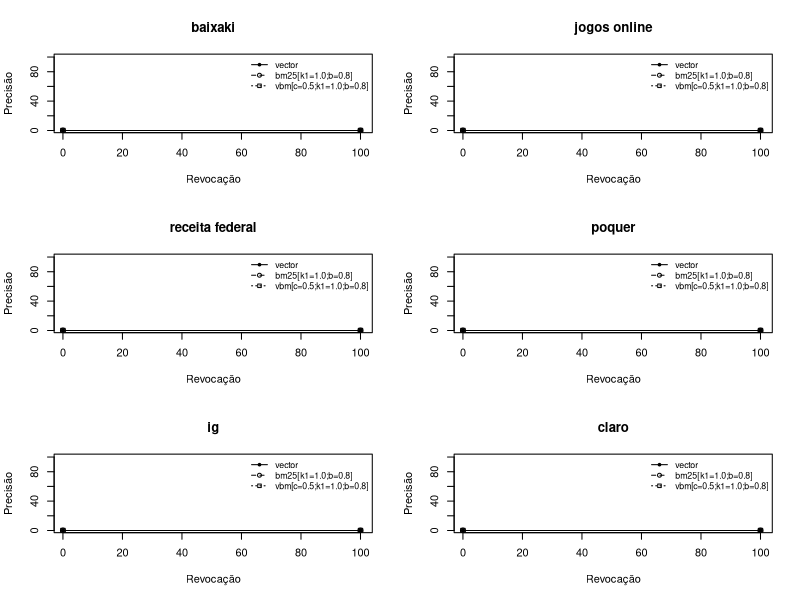
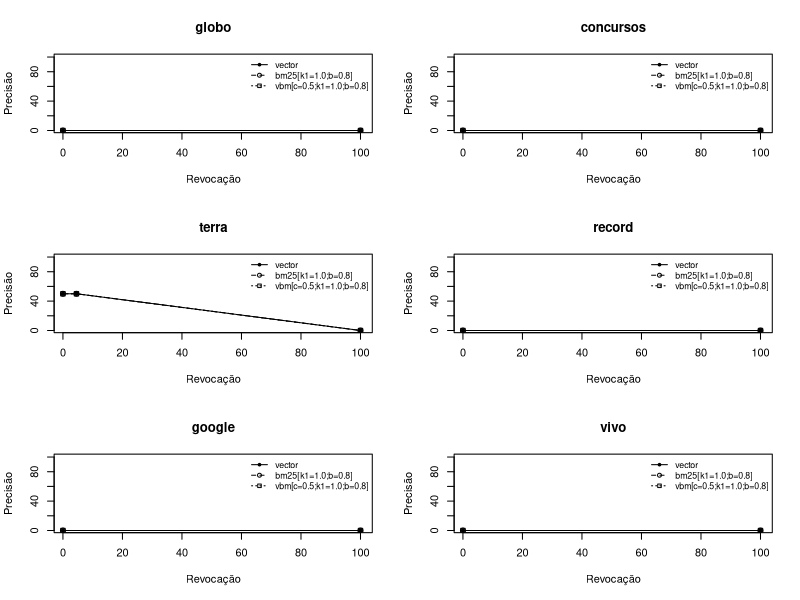
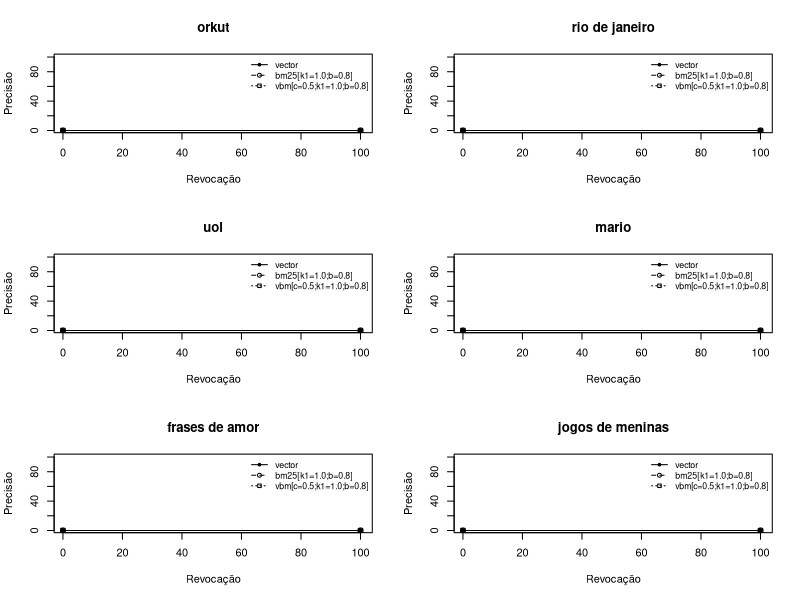
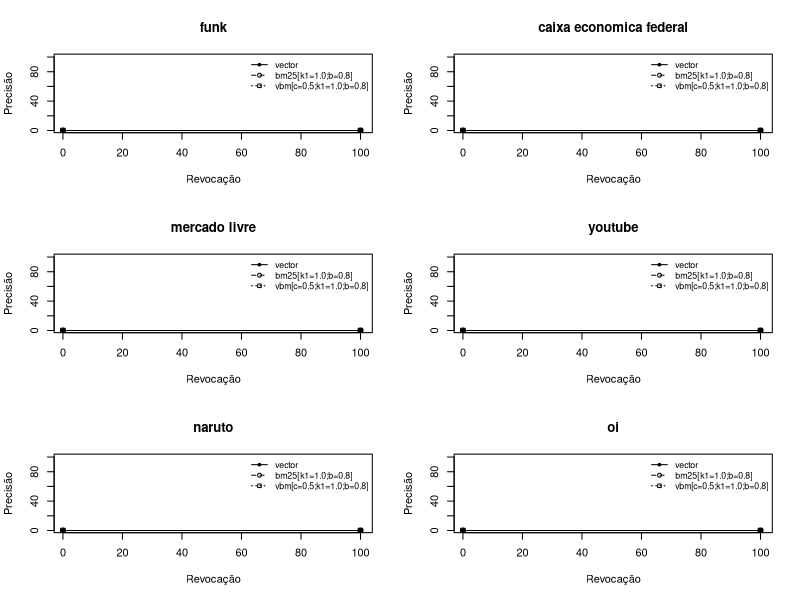
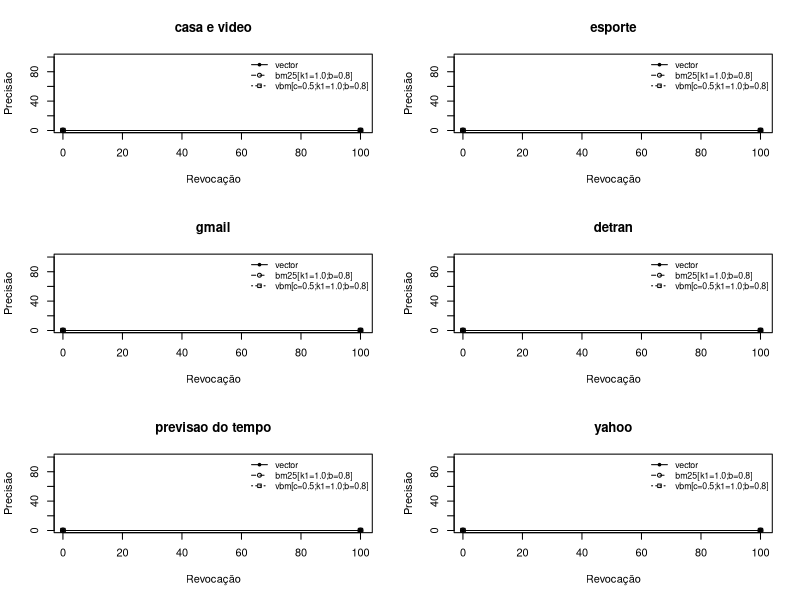
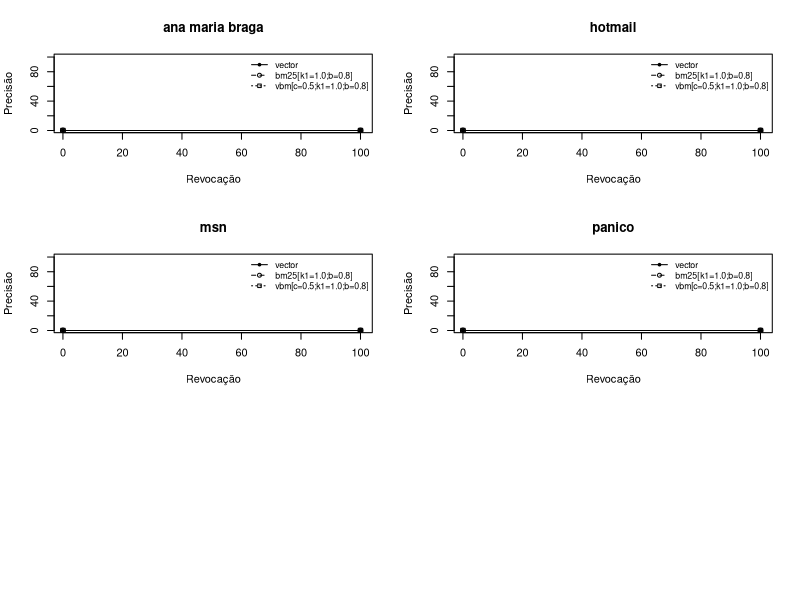

Reproduce these figures in R, in order.
#initialized
pdf(file="page1", height=12, width=8)
par(mfrow=c(3,2))

plot(c(1, 100), c(1, 100), type="n", xlab="Revocação", ylab="Precisão")
title("baixaki")

x <- c(0.0, 100.0)
y <- c(0.0, 0.0)
lines(x, y, type="o", lty=1, pch=20)

x <- c(0.0, 100.0)
y <- c(0.0, 0.0)
lines(x, y, type="o", lty=2, pch=21)

x <- c(0.0, 100.0)
y <- c(0.0, 0.0)
lines(x, y, type="o", lty=3, pch=22)

legend("topright", c("vector", "bm25[k1=1.0;b=0.8]", "vbm[c=0.5;k1=1.0;b=0.8]"), cex=0.8, lty=1:3, pch=20:23, lwd=1, bty="n")

plot(c(1, 100), c(1, 100), type="n", xlab="Revocação", ylab="Precisão")
title("jogos online")

x <- c(0.0, 100.0)
y <- c(0.0, 0.0)
lines(x, y, type="o", lty=1, pch=20)

x <- c(0.0, 100.0)
y <- c(0.0, 0.0)
lines(x, y, type="o", lty=2, pch=21)

x <- c(0.0, 100.0)
y <- c(0.0, 0.0)
lines(x, y, type="o", lty=3, pch=22)

legend("topright", c("vector", "bm25[k1=1.0;b=0.8]", "vbm[c=0.5;k1=1.0;b=0.8]"), cex=0.8, lty=1:3, pch=20:23, lwd=1, bty="n")

plot(c(1, 100), c(1, 100), type="n", xlab="Revocação", ylab="Precisão")
title("receita federal")

x <- c(0.0, 100.0)
y <- c(0.0, 0.0)
lines(x, y, type="o", lty=1, pch=20)

x <- c(0.0, 100.0)
y <- c(0.0, 0.0)
lines(x, y, type="o", lty=2, pch=21)

x <- c(0.0, 100.0)
y <- c(0.0, 0.0)
lines(x, y, type="o", lty=3, pch=22)

legend("topright", c("vector", "bm25[k1=1.0;b=0.8]", "vbm[c=0.5;k1=1.0;b=0.8]"), cex=0.8, lty=1:3, pch=20:23, lwd=1, bty="n")

plot(c(1, 100), c(1, 100), type="n", xlab="Revocação", ylab="Precisão")
title("poquer")

x <- c(0.0, 100.0)
y <- c(0.0, 0.0)
lines(x, y, type="o", lty=1, pch=20)

x <- c(0.0, 100.0)
y <- c(0.0, 0.0)
lines(x, y, type="o", lty=2, pch=21)

x <- c(0.0, 100.0)
y <- c(0.0, 0.0)
lines(x, y, type="o", lty=3, pch=22)

legend("topright", c("vector", "bm25[k1=1.0;b=0.8]", "vbm[c=0.5;k1=1.0;b=0.8]"), cex=0.8, lty=1:3, pch=20:23, lwd=1, bty="n")

plot(c(1, 100), c(1, 100), type="n", xlab="Revocação", ylab="Precisão")
title("ig")

x <- c(0.0, 100.0)
y <- c(0.0, 0.0)
lines(x, y, type="o", lty=1, pch=20)

x <- c(0.0, 100.0)
y <- c(0.0, 0.0)
lines(x, y, type="o", lty=2, pch=21)

x <- c(0.0, 100.0)
y <- c(0.0, 0.0)
lines(x, y, type="o", lty=3, pch=22)

legend("topright", c("vector", "bm25[k1=1.0;b=0.8]", "vbm[c=0.5;k1=1.0;b=0.8]"), cex=0.8, lty=1:3, pch=20:23, lwd=1, bty="n")

plot(c(1, 100), c(1, 100), type="n", xlab="Revocação", ylab="Precisão")
title("claro")

x <- c(0.0, 100.0)
y <- c(0.0, 0.0)
lines(x, y, type="o", lty=1, pch=20)

x <- c(0.0, 100.0)
y <- c(0.0, 0.0)
lines(x, y, type="o", lty=2, pch=21)

x <- c(0.0, 100.0)
y <- c(0.0, 0.0)
lines(x, y, type="o", lty=3, pch=22)

legend("topright", c("vector", "bm25[k1=1.0;b=0.8]", "vbm[c=0.5;k1=1.0;b=0.8]"), cex=0.8, lty=1:3, pch=20:23, lwd=1, bty="n")
dev.off()

pdf(file="page2", height=12, width=8)
par(mfrow=c(3,2))

plot(c(1, 100), c(1, 100), type="n", xlab="Revocação", ylab="Precisão")
title("globo")

x <- c(0.0, 100.0)
y <- c(0.0, 0.0)
lines(x, y, type="o", lty=1, pch=20)

x <- c(0.0, 100.0)
y <- c(0.0, 0.0)
lines(x, y, type="o", lty=2, pch=21)

x <- c(0.0, 100.0)
y <- c(0.0, 0.0)
lines(x, y, type="o", lty=3, pch=22)

legend("topright", c("vector", "bm25[k1=1.0;b=0.8]", "vbm[c=0.5;k1=1.0;b=0.8]"), cex=0.8, lty=1:3, pch=20:23, lwd=1, bty="n")

plot(c(1, 100), c(1, 100), type="n", xlab="Revocação", ylab="Precisão")
title("concursos")

x <- c(0.0, 100.0)
y <- c(0.0, 0.0)
lines(x, y, type="o", lty=1, pch=20)

x <- c(0.0, 100.0)
y <- c(0.0, 0.0)
lines(x, y, type="o", lty=2, pch=21)

x <- c(0.0, 100.0)
y <- c(0.0, 0.0)
lines(x, y, type="o", lty=3, pch=22)

legend("topright", c("vector", "bm25[k1=1.0;b=0.8]", "vbm[c=0.5;k1=1.0;b=0.8]"), cex=0.8, lty=1:3, pch=20:23, lwd=1, bty="n")

plot(c(1, 100), c(1, 100), type="n", xlab="Revocação", ylab="Precisão")
title("terra")

x <- c(0.0, 4.545454545454546, 100.0)
y <- c(50.0, 50.0, 0.0)
lines(x, y, type="o", lty=1, pch=20)

x <- c(0.0, 4.545454545454546, 100.0)
y <- c(50.0, 50.0, 0.0)
lines(x, y, type="o", lty=2, pch=21)

x <- c(0.0, 4.545454545454546, 100.0)
y <- c(50.0, 50.0, 0.0)
lines(x, y, type="o", lty=3, pch=22)

legend("topright", c("vector", "bm25[k1=1.0;b=0.8]", "vbm[c=0.5;k1=1.0;b=0.8]"), cex=0.8, lty=1:3, pch=20:23, lwd=1, bty="n")

plot(c(1, 100), c(1, 100), type="n", xlab="Revocação", ylab="Precisão")
title("record")

x <- c(0.0, 100.0)
y <- c(0.0, 0.0)
lines(x, y, type="o", lty=1, pch=20)

x <- c(0.0, 100.0)
y <- c(0.0, 0.0)
lines(x, y, type="o", lty=2, pch=21)

x <- c(0.0, 100.0)
y <- c(0.0, 0.0)
lines(x, y, type="o", lty=3, pch=22)

legend("topright", c("vector", "bm25[k1=1.0;b=0.8]", "vbm[c=0.5;k1=1.0;b=0.8]"), cex=0.8, lty=1:3, pch=20:23, lwd=1, bty="n")

plot(c(1, 100), c(1, 100), type="n", xlab="Revocação", ylab="Precisão")
title("google")

x <- c(0.0, 100.0)
y <- c(0.0, 0.0)
lines(x, y, type="o", lty=1, pch=20)

x <- c(0.0, 100.0)
y <- c(0.0, 0.0)
lines(x, y, type="o", lty=2, pch=21)

x <- c(0.0, 100.0)
y <- c(0.0, 0.0)
lines(x, y, type="o", lty=3, pch=22)

legend("topright", c("vector", "bm25[k1=1.0;b=0.8]", "vbm[c=0.5;k1=1.0;b=0.8]"), cex=0.8, lty=1:3, pch=20:23, lwd=1, bty="n")

plot(c(1, 100), c(1, 100), type="n", xlab="Revocação", ylab="Precisão")
title("vivo")

x <- c(0.0, 100.0)
y <- c(0.0, 0.0)
lines(x, y, type="o", lty=1, pch=20)

x <- c(0.0, 100.0)
y <- c(0.0, 0.0)
lines(x, y, type="o", lty=2, pch=21)

x <- c(0.0, 100.0)
y <- c(0.0, 0.0)
lines(x, y, type="o", lty=3, pch=22)

legend("topright", c("vector", "bm25[k1=1.0;b=0.8]", "vbm[c=0.5;k1=1.0;b=0.8]"), cex=0.8, lty=1:3, pch=20:23, lwd=1, bty="n")
dev.off()

pdf(file="page3", height=12, width=8)
par(mfrow=c(3,2))

plot(c(1, 100), c(1, 100), type="n", xlab="Revocação", ylab="Precisão")
title("orkut")

x <- c(0.0, 100.0)
y <- c(0.0, 0.0)
lines(x, y, type="o", lty=1, pch=20)

x <- c(0.0, 100.0)
y <- c(0.0, 0.0)
lines(x, y, type="o", lty=2, pch=21)

x <- c(0.0, 100.0)
y <- c(0.0, 0.0)
lines(x, y, type="o", lty=3, pch=22)

legend("topright", c("vector", "bm25[k1=1.0;b=0.8]", "vbm[c=0.5;k1=1.0;b=0.8]"), cex=0.8, lty=1:3, pch=20:23, lwd=1, bty="n")

plot(c(1, 100), c(1, 100), type="n", xlab="Revocação", ylab="Precisão")
title("rio de janeiro")

x <- c(0.0, 100.0)
y <- c(0.0, 0.0)
lines(x, y, type="o", lty=1, pch=20)

x <- c(0.0, 100.0)
y <- c(0.0, 0.0)
lines(x, y, type="o", lty=2, pch=21)

x <- c(0.0, 100.0)
y <- c(0.0, 0.0)
lines(x, y, type="o", lty=3, pch=22)

legend("topright", c("vector", "bm25[k1=1.0;b=0.8]", "vbm[c=0.5;k1=1.0;b=0.8]"), cex=0.8, lty=1:3, pch=20:23, lwd=1, bty="n")

plot(c(1, 100), c(1, 100), type="n", xlab="Revocação", ylab="Precisão")
title("uol")

x <- c(0.0, 100.0)
y <- c(0.0, 0.0)
lines(x, y, type="o", lty=1, pch=20)

x <- c(0.0, 100.0)
y <- c(0.0, 0.0)
lines(x, y, type="o", lty=2, pch=21)

x <- c(0.0, 100.0)
y <- c(0.0, 0.0)
lines(x, y, type="o", lty=3, pch=22)

legend("topright", c("vector", "bm25[k1=1.0;b=0.8]", "vbm[c=0.5;k1=1.0;b=0.8]"), cex=0.8, lty=1:3, pch=20:23, lwd=1, bty="n")

plot(c(1, 100), c(1, 100), type="n", xlab="Revocação", ylab="Precisão")
title("mario")

x <- c(0.0, 100.0)
y <- c(0.0, 0.0)
lines(x, y, type="o", lty=1, pch=20)

x <- c(0.0, 100.0)
y <- c(0.0, 0.0)
lines(x, y, type="o", lty=2, pch=21)

x <- c(0.0, 100.0)
y <- c(0.0, 0.0)
lines(x, y, type="o", lty=3, pch=22)

legend("topright", c("vector", "bm25[k1=1.0;b=0.8]", "vbm[c=0.5;k1=1.0;b=0.8]"), cex=0.8, lty=1:3, pch=20:23, lwd=1, bty="n")

plot(c(1, 100), c(1, 100), type="n", xlab="Revocação", ylab="Precisão")
title("frases de amor")

x <- c(0.0, 100.0)
y <- c(0.0, 0.0)
lines(x, y, type="o", lty=1, pch=20)

x <- c(0.0, 100.0)
y <- c(0.0, 0.0)
lines(x, y, type="o", lty=2, pch=21)

x <- c(0.0, 100.0)
y <- c(0.0, 0.0)
lines(x, y, type="o", lty=3, pch=22)

legend("topright", c("vector", "bm25[k1=1.0;b=0.8]", "vbm[c=0.5;k1=1.0;b=0.8]"), cex=0.8, lty=1:3, pch=20:23, lwd=1, bty="n")

plot(c(1, 100), c(1, 100), type="n", xlab="Revocação", ylab="Precisão")
title("jogos de meninas")

x <- c(0.0, 100.0)
y <- c(0.0, 0.0)
lines(x, y, type="o", lty=1, pch=20)

x <- c(0.0, 100.0)
y <- c(0.0, 0.0)
lines(x, y, type="o", lty=2, pch=21)

x <- c(0.0, 100.0)
y <- c(0.0, 0.0)
lines(x, y, type="o", lty=3, pch=22)

legend("topright", c("vector", "bm25[k1=1.0;b=0.8]", "vbm[c=0.5;k1=1.0;b=0.8]"), cex=0.8, lty=1:3, pch=20:23, lwd=1, bty="n")
dev.off()

pdf(file="page4", height=12, width=8)
par(mfrow=c(3,2))

plot(c(1, 100), c(1, 100), type="n", xlab="Revocação", ylab="Precisão")
title("funk")

x <- c(0.0, 100.0)
y <- c(0.0, 0.0)
lines(x, y, type="o", lty=1, pch=20)

x <- c(0.0, 100.0)
y <- c(0.0, 0.0)
lines(x, y, type="o", lty=2, pch=21)

x <- c(0.0, 100.0)
y <- c(0.0, 0.0)
lines(x, y, type="o", lty=3, pch=22)

legend("topright", c("vector", "bm25[k1=1.0;b=0.8]", "vbm[c=0.5;k1=1.0;b=0.8]"), cex=0.8, lty=1:3, pch=20:23, lwd=1, bty="n")

plot(c(1, 100), c(1, 100), type="n", xlab="Revocação", ylab="Precisão")
title("caixa economica federal")

x <- c(0.0, 100.0)
y <- c(0.0, 0.0)
lines(x, y, type="o", lty=1, pch=20)

x <- c(0.0, 100.0)
y <- c(0.0, 0.0)
lines(x, y, type="o", lty=2, pch=21)

x <- c(0.0, 100.0)
y <- c(0.0, 0.0)
lines(x, y, type="o", lty=3, pch=22)

legend("topright", c("vector", "bm25[k1=1.0;b=0.8]", "vbm[c=0.5;k1=1.0;b=0.8]"), cex=0.8, lty=1:3, pch=20:23, lwd=1, bty="n")

plot(c(1, 100), c(1, 100), type="n", xlab="Revocação", ylab="Precisão")
title("mercado livre")

x <- c(0.0, 100.0)
y <- c(0.0, 0.0)
lines(x, y, type="o", lty=1, pch=20)

x <- c(0.0, 100.0)
y <- c(0.0, 0.0)
lines(x, y, type="o", lty=2, pch=21)

x <- c(0.0, 100.0)
y <- c(0.0, 0.0)
lines(x, y, type="o", lty=3, pch=22)

legend("topright", c("vector", "bm25[k1=1.0;b=0.8]", "vbm[c=0.5;k1=1.0;b=0.8]"), cex=0.8, lty=1:3, pch=20:23, lwd=1, bty="n")

plot(c(1, 100), c(1, 100), type="n", xlab="Revocação", ylab="Precisão")
title("youtube")

x <- c(0.0, 100.0)
y <- c(0.0, 0.0)
lines(x, y, type="o", lty=1, pch=20)

x <- c(0.0, 100.0)
y <- c(0.0, 0.0)
lines(x, y, type="o", lty=2, pch=21)

x <- c(0.0, 100.0)
y <- c(0.0, 0.0)
lines(x, y, type="o", lty=3, pch=22)

legend("topright", c("vector", "bm25[k1=1.0;b=0.8]", "vbm[c=0.5;k1=1.0;b=0.8]"), cex=0.8, lty=1:3, pch=20:23, lwd=1, bty="n")

plot(c(1, 100), c(1, 100), type="n", xlab="Revocação", ylab="Precisão")
title("naruto")

x <- c(0.0, 100.0)
y <- c(0.0, 0.0)
lines(x, y, type="o", lty=1, pch=20)

x <- c(0.0, 100.0)
y <- c(0.0, 0.0)
lines(x, y, type="o", lty=2, pch=21)

x <- c(0.0, 100.0)
y <- c(0.0, 0.0)
lines(x, y, type="o", lty=3, pch=22)

legend("topright", c("vector", "bm25[k1=1.0;b=0.8]", "vbm[c=0.5;k1=1.0;b=0.8]"), cex=0.8, lty=1:3, pch=20:23, lwd=1, bty="n")

plot(c(1, 100), c(1, 100), type="n", xlab="Revocação", ylab="Precisão")
title("oi")

x <- c(0.0, 100.0)
y <- c(0.0, 0.0)
lines(x, y, type="o", lty=1, pch=20)

x <- c(0.0, 100.0)
y <- c(0.0, 0.0)
lines(x, y, type="o", lty=2, pch=21)

x <- c(0.0, 100.0)
y <- c(0.0, 0.0)
lines(x, y, type="o", lty=3, pch=22)

legend("topright", c("vector", "bm25[k1=1.0;b=0.8]", "vbm[c=0.5;k1=1.0;b=0.8]"), cex=0.8, lty=1:3, pch=20:23, lwd=1, bty="n")
dev.off()

pdf(file="page5", height=12, width=8)
par(mfrow=c(3,2))

plot(c(1, 100), c(1, 100), type="n", xlab="Revocação", ylab="Precisão")
title("casa e video")

x <- c(0.0, 100.0)
y <- c(0.0, 0.0)
lines(x, y, type="o", lty=1, pch=20)

x <- c(0.0, 100.0)
y <- c(0.0, 0.0)
lines(x, y, type="o", lty=2, pch=21)

x <- c(0.0, 100.0)
y <- c(0.0, 0.0)
lines(x, y, type="o", lty=3, pch=22)

legend("topright", c("vector", "bm25[k1=1.0;b=0.8]", "vbm[c=0.5;k1=1.0;b=0.8]"), cex=0.8, lty=1:3, pch=20:23, lwd=1, bty="n")

plot(c(1, 100), c(1, 100), type="n", xlab="Revocação", ylab="Precisão")
title("esporte")

x <- c(0.0, 100.0)
y <- c(0.0, 0.0)
lines(x, y, type="o", lty=1, pch=20)

x <- c(0.0, 100.0)
y <- c(0.0, 0.0)
lines(x, y, type="o", lty=2, pch=21)

x <- c(0.0, 100.0)
y <- c(0.0, 0.0)
lines(x, y, type="o", lty=3, pch=22)

legend("topright", c("vector", "bm25[k1=1.0;b=0.8]", "vbm[c=0.5;k1=1.0;b=0.8]"), cex=0.8, lty=1:3, pch=20:23, lwd=1, bty="n")

plot(c(1, 100), c(1, 100), type="n", xlab="Revocação", ylab="Precisão")
title("gmail")

x <- c(0.0, 100.0)
y <- c(0.0, 0.0)
lines(x, y, type="o", lty=1, pch=20)

x <- c(0.0, 100.0)
y <- c(0.0, 0.0)
lines(x, y, type="o", lty=2, pch=21)

x <- c(0.0, 100.0)
y <- c(0.0, 0.0)
lines(x, y, type="o", lty=3, pch=22)

legend("topright", c("vector", "bm25[k1=1.0;b=0.8]", "vbm[c=0.5;k1=1.0;b=0.8]"), cex=0.8, lty=1:3, pch=20:23, lwd=1, bty="n")

plot(c(1, 100), c(1, 100), type="n", xlab="Revocação", ylab="Precisão")
title("detran")

x <- c(0.0, 100.0)
y <- c(0.0, 0.0)
lines(x, y, type="o", lty=1, pch=20)

x <- c(0.0, 100.0)
y <- c(0.0, 0.0)
lines(x, y, type="o", lty=2, pch=21)

x <- c(0.0, 100.0)
y <- c(0.0, 0.0)
lines(x, y, type="o", lty=3, pch=22)

legend("topright", c("vector", "bm25[k1=1.0;b=0.8]", "vbm[c=0.5;k1=1.0;b=0.8]"), cex=0.8, lty=1:3, pch=20:23, lwd=1, bty="n")

plot(c(1, 100), c(1, 100), type="n", xlab="Revocação", ylab="Precisão")
title("previsao do tempo")

x <- c(0.0, 100.0)
y <- c(0.0, 0.0)
lines(x, y, type="o", lty=1, pch=20)

x <- c(0.0, 100.0)
y <- c(0.0, 0.0)
lines(x, y, type="o", lty=2, pch=21)

x <- c(0.0, 100.0)
y <- c(0.0, 0.0)
lines(x, y, type="o", lty=3, pch=22)

legend("topright", c("vector", "bm25[k1=1.0;b=0.8]", "vbm[c=0.5;k1=1.0;b=0.8]"), cex=0.8, lty=1:3, pch=20:23, lwd=1, bty="n")

plot(c(1, 100), c(1, 100), type="n", xlab="Revocação", ylab="Precisão")
title("yahoo")

x <- c(0.0, 100.0)
y <- c(0.0, 0.0)
lines(x, y, type="o", lty=1, pch=20)

x <- c(0.0, 100.0)
y <- c(0.0, 0.0)
lines(x, y, type="o", lty=2, pch=21)

x <- c(0.0, 100.0)
y <- c(0.0, 0.0)
lines(x, y, type="o", lty=3, pch=22)

legend("topright", c("vector", "bm25[k1=1.0;b=0.8]", "vbm[c=0.5;k1=1.0;b=0.8]"), cex=0.8, lty=1:3, pch=20:23, lwd=1, bty="n")
dev.off()

pdf(file="page6", height=12, width=8)
par(mfrow=c(3,2))

plot(c(1, 100), c(1, 100), type="n", xlab="Revocação", ylab="Precisão")
title("ana maria braga")

x <- c(0.0, 100.0)
y <- c(0.0, 0.0)
lines(x, y, type="o", lty=1, pch=20)

x <- c(0.0, 100.0)
y <- c(0.0, 0.0)
lines(x, y, type="o", lty=2, pch=21)

x <- c(0.0, 100.0)
y <- c(0.0, 0.0)
lines(x, y, type="o", lty=3, pch=22)

legend("topright", c("vector", "bm25[k1=1.0;b=0.8]", "vbm[c=0.5;k1=1.0;b=0.8]"), cex=0.8, lty=1:3, pch=20:23, lwd=1, bty="n")

plot(c(1, 100), c(1, 100), type="n", xlab="Revocação", ylab="Precisão")
title("hotmail")

x <- c(0.0, 100.0)
y <- c(0.0, 0.0)
lines(x, y, type="o", lty=1, pch=20)

x <- c(0.0, 100.0)
y <- c(0.0, 0.0)
lines(x, y, type="o", lty=2, pch=21)

x <- c(0.0, 100.0)
y <- c(0.0, 0.0)
lines(x, y, type="o", lty=3, pch=22)

legend("topright", c("vector", "bm25[k1=1.0;b=0.8]", "vbm[c=0.5;k1=1.0;b=0.8]"), cex=0.8, lty=1:3, pch=20:23, lwd=1, bty="n")

plot(c(1, 100), c(1, 100), type="n", xlab="Revocação", ylab="Precisão")
title("msn")

x <- c(0.0, 100.0)
y <- c(0.0, 0.0)
lines(x, y, type="o", lty=1, pch=20)

x <- c(0.0, 100.0)
y <- c(0.0, 0.0)
lines(x, y, type="o", lty=2, pch=21)

x <- c(0.0, 100.0)
y <- c(0.0, 0.0)
lines(x, y, type="o", lty=3, pch=22)

legend("topright", c("vector", "bm25[k1=1.0;b=0.8]", "vbm[c=0.5;k1=1.0;b=0.8]"), cex=0.8, lty=1:3, pch=20:23, lwd=1, bty="n")

plot(c(1, 100), c(1, 100), type="n", xlab="Revocação", ylab="Precisão")
title("panico")

x <- c(0.0, 100.0)
y <- c(0.0, 0.0)
lines(x, y, type="o", lty=1, pch=20)

x <- c(0.0, 100.0)
y <- c(0.0, 0.0)
lines(x, y, type="o", lty=2, pch=21)

x <- c(0.0, 100.0)
y <- c(0.0, 0.0)
lines(x, y, type="o", lty=3, pch=22)

legend("topright", c("vector", "bm25[k1=1.0;b=0.8]", "vbm[c=0.5;k1=1.0;b=0.8]"), cex=0.8, lty=1:3, pch=20:23, lwd=1, bty="n")
dev.off()

